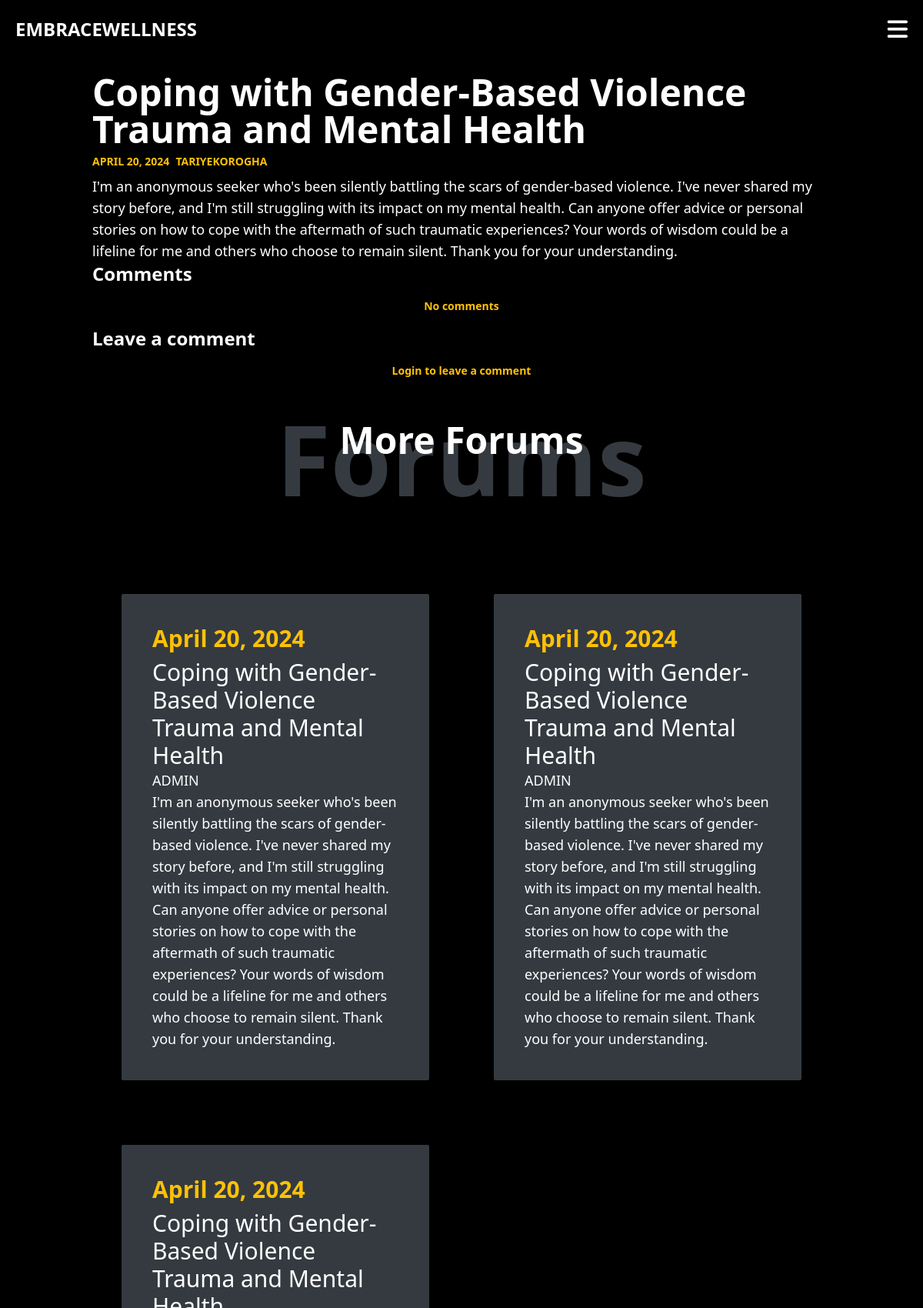
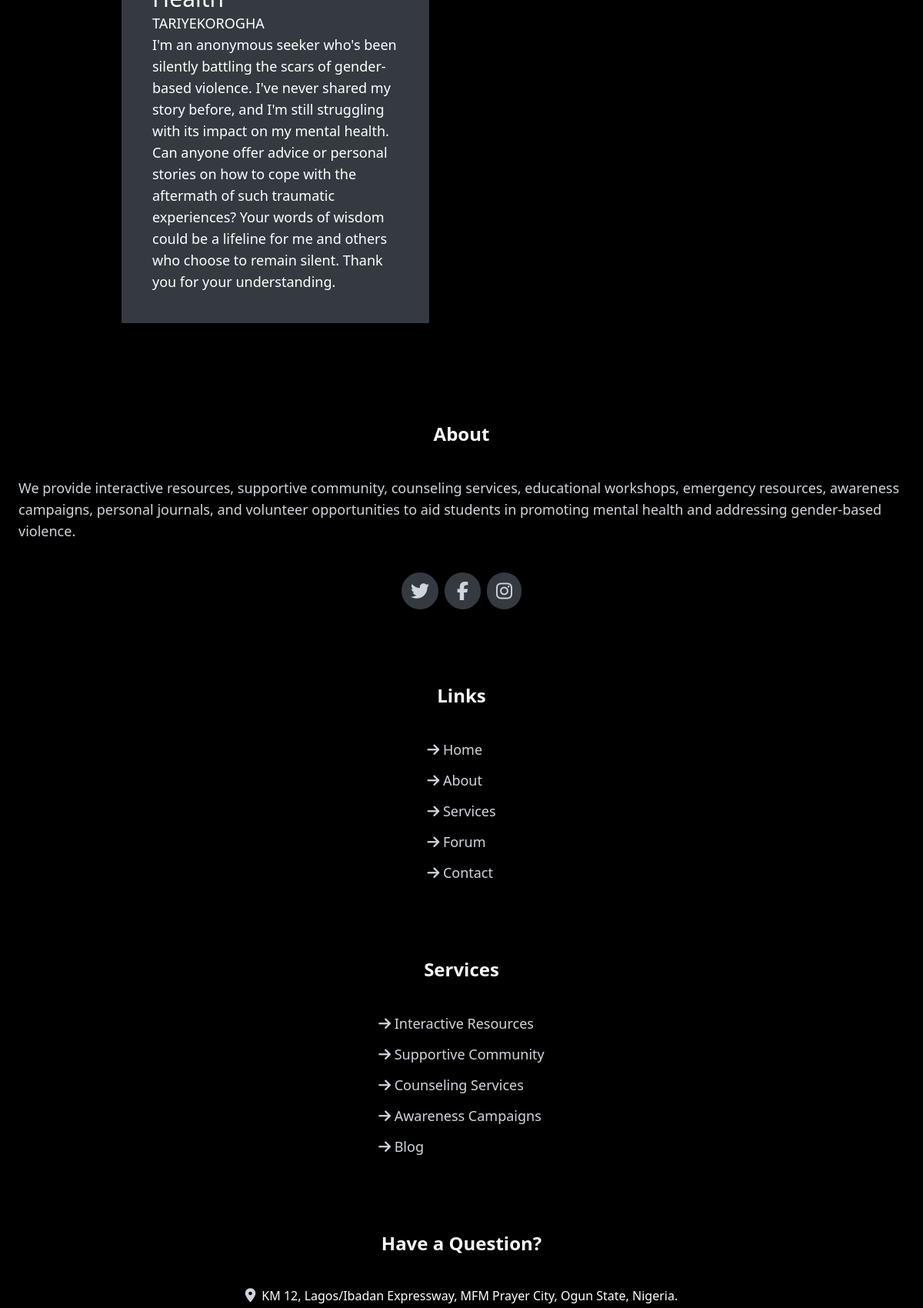
Screenshot of /forum/detail/8/ (upper part) with the database file from the repository (2 pictures, top to bottom).
### forum/models.py (models this page shows, shortened)
class Forum(models.Model):
    title = models.CharField(max_length=100)
    content = models.TextField()
    created_by = models.ForeignKey(User, related_name="forums", on_delete=models.CASCADE)
    created_at = models.DateField(auto_now_add=True)
    modified_at = models.TimeField(auto_now=True)
    class Meta:
        ordering = ('-modified_at',)

### forum/views.py (the view)
# urls.py: path('detail/<int:pk>/', views.detail, name='detail'),
def detail(request, pk):
    forum = get_object_or_404(models.Forum, pk=pk)
    comments = forum.comments.all()
    form = CommentForm()
    more_forums = models.Forum.objects.all().exclude(pk=pk)[0:3]
    if request.method == "POST":
        form = CommentForm(request.POST)
        if form.is_valid():
            new_comment = form.save(commit=False)
            new_comment.author = request.user
            new_comment.forum = forum
            new_comment.save()
            return redirect(f"/forum/detail/{pk}")
    else:
        form = CommentForm()
    return render(request, 'forum/detail.html', {
        "forum": forum,
        "form": form,
        "comments": comments,
        "more_forums": more_forums
    })

### forum/templates/forum/detail.html (shortened to what this page needs)
{% extends 'core/index.html' %}
{% block content %}
<div class="pt-[6rem] flex w-full justify-center flex-col items-center">
    <div class=" w-4/5  flex-col flex justify-center  items-start">
        <h2 class="sm:text-5xl text-4xl font-bold z-[2]">{{ forum.title }}</h2>
        <p class="my-2 text-mustard uppercase font-semibold flex flex-row justify-center items-start space-x-2 text-sm ">
            <span>
                {{ forum.created_at }}
            </span>
            <a href="{% url 'accounts:detail' forum.created_by.id %}">
                <span>
                    {{ forum.created_by }}
                </span>
            </a>
        </p>
        <p class="text-lg">{{ forum.content }}</p>
    </div>
    <div class="w-4/5 {% if user.is_authenticated %} h-auto {% else %} h-auto {% endif %} flex xl:flex-row flex-col">
        <div class="xl:w-1/2 w-full overflow-auto">
            <h2 class="sm:text-2xl text-xl font-bold z-[2] text-white">Comments</h2>
            {% if comments %}
                {% for comment in comments %}
                <div class="text-mustard text-sm my-4 font-semibold flex flex-col justify-center items-start">
                    <p> {{ comment.comment }}</p>
                    <p class="text-white">{{ comment.author }} @ {{ comment.created_at }}</p>
                </div>
                {% endfor %}
            {% else %}
                <div class="text-mustard text-sm my-4 font-semibold flex flex-col justify-center items-center">
                    <p>No comments</p>
                </div>
            {% endif %}
        </div>
        <div class="bg-black xl:w-1/2  w-full text-black flex flex-col items-start">
            <h2 class="sm:text-2xl text-xl font-bold z-[2] text-white">Leave a comment</h2>
            {% if user.is_authenticated %}
                <div class="cols-span-3 w-full flex flex-col justify-center items-start  h-auto text-white rounded-xl">
                    <form action="." method="post" class="flex flex-col justify-center items-start w-full">
                        {% csrf_token %}
                        <div class="mb-3 w-full">
                            {{ form.comment }}
                        </div>
                        {% if form.errors or form.non_field_errors %}
                            <div class="self-center mb-3 p-6 bg-red-100 rounded-xl text-black">
                                {% for field in form %}
                                    {{ field.errors }}
                                {% endfor %}
                            </div>
                        {% endif %}
                        <button class="self-center text-lg font-semibold  px-6 py-3 bg-black text-black rounded-3xl  bg-mustard   hover:bg-white  hover:text-white capitalize">comment</button>
                    </form>
                </div>
            {% else %}
                <div class="text-mustard text-sm my-4 font-semibold flex w-full flex-row justify-center items-center">
                    <p>Login to leave a comment</p>
                </div>
            {% endif %}
        </div>
    </div>
    <div class="flex flex-col justify-center items-center my-10  sm:mx-[15rem]">
        <h2 class="sm:text-5xl text-4xl font-bold z-[2]">More Forums</h2>
        <p class=" sm:text-9xl  text-7xl text-[#343a40]  font-extrabold sm:-mt-[4rem] z-[1]  -mt-[3rem]">Forums</p>
    </div>
    <div class="lg:flex lg:justify-center lg:items-center ">
        <div class="xl:grid-cols-3 lg:mx-auto lg:my-[2rem] lg:grid-cols-2 lg:grid  flex flex-col justify-center items-center  lg:gap-1">
            {% for forum in more_forums %}
            <div class="bg-[#343a40] p-4 lg:p-10 w-[21rem] sm:w-[22rem] md:w-[25rem] lg:w-[25rem] m-10 rounded-sm ">
                <a href="{% url 'forum:detail' forum.id %}" class="h-auto flex flex-col space-y-2 justify-content items-start">
                    <p class="text-mustard lg:text-3xl text-2xl font-extrabold">{{ forum.created_at }}</p>
                    <h3 class="text-white lg:text-3xl text-2xl">{{ forum.title }}</h3>
                    <a href="{% url 'accounts:detail' forum.created_by.id %}"><p class="uppercase text-lg text-white">{{ forum.created_by }}</p></a>
                    <p class="text-white text-lg"  >{{ forum.content }}</p>
                </a>
            </div>
            {% endfor %}
        </div>
    </div>
</div>
{% endblock %}

### rows the page displays
Forum: title "Coping with Gender-Based Violence Trauma and Mental Health", created_at "APRIL 20, 2024", created_by "TARIYEKOROGHA", content "I'm an anonymous seeker who's been silently battling the scars of gender-based violence. I've never shared my story before, and I'm still struggling with its impact on my mental health. Can anyone offer advice or personal stories on how to cope with the aftermath of such traumatic experiences? Your words of wisdom could be a lifeline for me and others who choose to remain silent. Thank you for your understanding."
Forum: created_at "April 20, 2024", title "Coping with Gender-Based Violence Trauma and Mental Health", created_by "ADMIN", content "I'm an anonymous seeker who's been silently battling the scars of gender-based violence. I've never shared my story before, and I'm still struggling with its impact on my mental health. Can anyone offer advice or personal stories on how to cope with the aftermath of such traumatic experiences? Your words of wisdom could be a lifeline for me and others who choose to remain silent. Thank you for your understanding."
Forum: created_at "April 20, 2024", title "Coping with Gender-Based Violence Trauma and Mental Health", created_by "ADMIN", content "I'm an anonymous seeker who's been silently battling the scars of gender-based violence. I've never shared my story before, and I'm still struggling with its impact on my mental health. Can anyone offer advice or personal stories on how to cope with the aftermath of such traumatic experiences? Your words of wisdom could be a lifeline for me and others who choose to remain silent. Thank you for your understanding."
Forum: created_at "April 20, 2024", title "Coping with Gender-Based Violence Trauma and Mental Health", created_by "TARIYEKOROGHA", content "I'm an anonymous seeker who's been silently battling the scars of gender-based violence. I've never shared my story before, and I'm still struggling with its impact on my mental health. Can anyone offer advice or personal stories on how to cope with the aftermath of such traumatic experiences? Your words of wisdom could be a lifeline for me and others who choose to remain silent. Thank you for your understanding."
